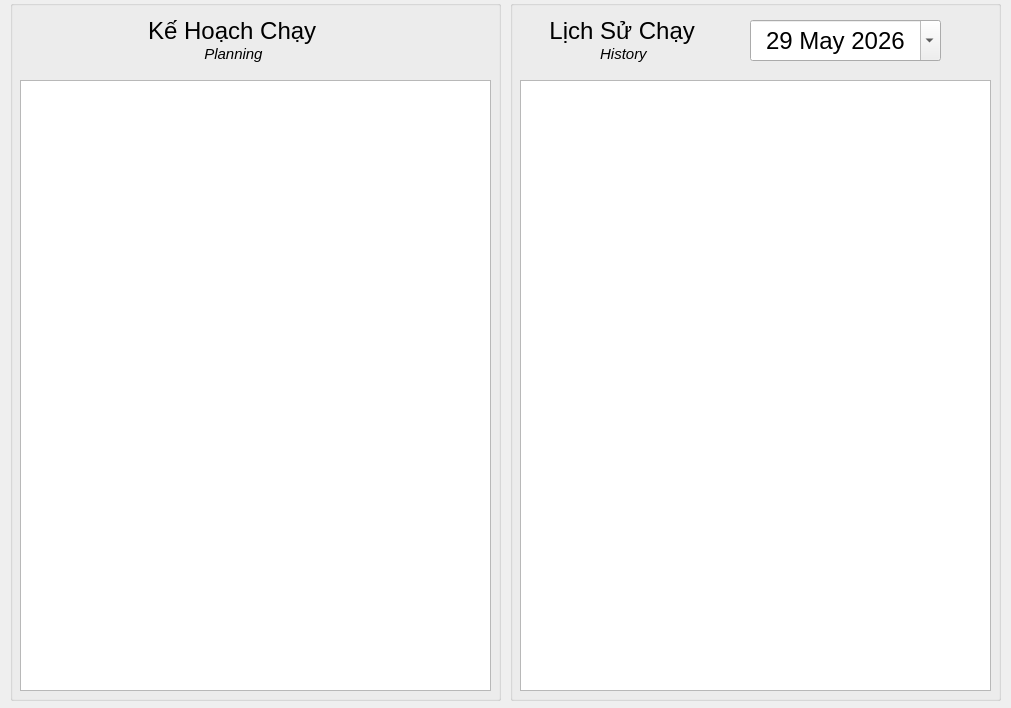
<?xml version="1.0" encoding="UTF-8"?>
<ui version="4.0">
 <class>HistoryPlan</class>
 <widget class="QWidget" name="HistoryPlan">
  <property name="geometry">
   <rect>
    <x>0</x>
    <y>0</y>
    <width>1011</width>
    <height>708</height>
   </rect>
  </property>
  <property name="minimumSize">
   <size>
    <width>1011</width>
    <height>708</height>
   </size>
  </property>
  <property name="maximumSize">
   <size>
    <width>1011</width>
    <height>708</height>
   </size>
  </property>
  <property name="windowTitle">
   <string>Lịch Sử Và Kế Hoạch</string>
  </property>
  <widget class="QGroupBox" name="groupBox">
   <property name="geometry">
    <rect>
     <x>10</x>
     <y>0</y>
     <width>491</width>
     <height>701</height>
    </rect>
   </property>
   <property name="title">
    <string/>
   </property>
   <widget class="QLabel" name="label">
    <property name="geometry">
     <rect>
      <x>120</x>
      <y>10</y>
      <width>211</width>
      <height>61</height>
     </rect>
    </property>
    <property name="font">
     <font>
      <pointsize>18</pointsize>
     </font>
    </property>
    <property name="text">
     <string>&lt;html&gt;
&lt;head/&gt;
&lt;body&gt;
&lt;p style=&quot;margin:0px; line-height:100%;&quot;&gt;
Kế Hoạch Chạy
&lt;/p&gt;

&lt;p style=&quot;margin:0px; line-height:100%;&quot;&gt;
&lt;span style=&quot;font-size:11pt; font-style:italic;&quot;&gt;
Planning
&lt;/span&gt;
&lt;/p&gt;
&lt;/body&gt;
&lt;/html&gt;</string>
    </property>
    <property name="alignment">
     <set>Qt::AlignCenter</set>
    </property>
   </widget>
   <widget class="QListView" name="ViewPlanning">
    <property name="geometry">
     <rect>
      <x>10</x>
      <y>80</y>
      <width>471</width>
      <height>611</height>
     </rect>
    </property>
   </widget>
  </widget>
  <widget class="QGroupBox" name="groupBox_2">
   <property name="geometry">
    <rect>
     <x>510</x>
     <y>0</y>
     <width>491</width>
     <height>701</height>
    </rect>
   </property>
   <property name="title">
    <string/>
   </property>
   <widget class="QLabel" name="label_2">
    <property name="geometry">
     <rect>
      <x>10</x>
      <y>10</y>
      <width>211</width>
      <height>61</height>
     </rect>
    </property>
    <property name="font">
     <font>
      <pointsize>18</pointsize>
     </font>
    </property>
    <property name="text">
     <string>&lt;html&gt;
&lt;head/&gt;
&lt;body&gt;
&lt;p style=&quot;margin:0px; line-height:100%;&quot;&gt;
Lịch Sử Chạy
&lt;/p&gt;

&lt;p style=&quot;margin:0px; line-height:100%;&quot;&gt;
&lt;span style=&quot;font-size:11pt; font-style:italic;&quot;&gt;
History
&lt;/span&gt;
&lt;/p&gt;
&lt;/body&gt;
&lt;/html&gt;</string>
    </property>
    <property name="alignment">
     <set>Qt::AlignCenter</set>
    </property>
   </widget>
   <widget class="QListView" name="ViewHistory">
    <property name="geometry">
     <rect>
      <x>10</x>
      <y>80</y>
      <width>471</width>
      <height>611</height>
     </rect>
    </property>
   </widget>
   <widget class="QDateEdit" name="DateFillterHistory">
    <property name="geometry">
     <rect>
      <x>240</x>
      <y>20</y>
      <width>191</width>
      <height>41</height>
     </rect>
    </property>
    <property name="font">
     <font>
      <pointsize>18</pointsize>
     </font>
    </property>
    <property name="alignment">
     <set>Qt::AlignCenter</set>
    </property>
    <property name="minimumDate">
     <date>
      <year>1752</year>
      <month>9</month>
      <day>16</day>
     </date>
    </property>
    <property name="calendarPopup">
     <bool>true</bool>
    </property>
    <property name="timeSpec">
     <enum>Qt::LocalTime</enum>
    </property>
    <property name="date">
     <date>
      <year>2026</year>
      <month>5</month>
      <day>29</day>
     </date>
    </property>
   </widget>
  </widget>
 </widget>
 <resources/>
 <connections/>
</ui>
